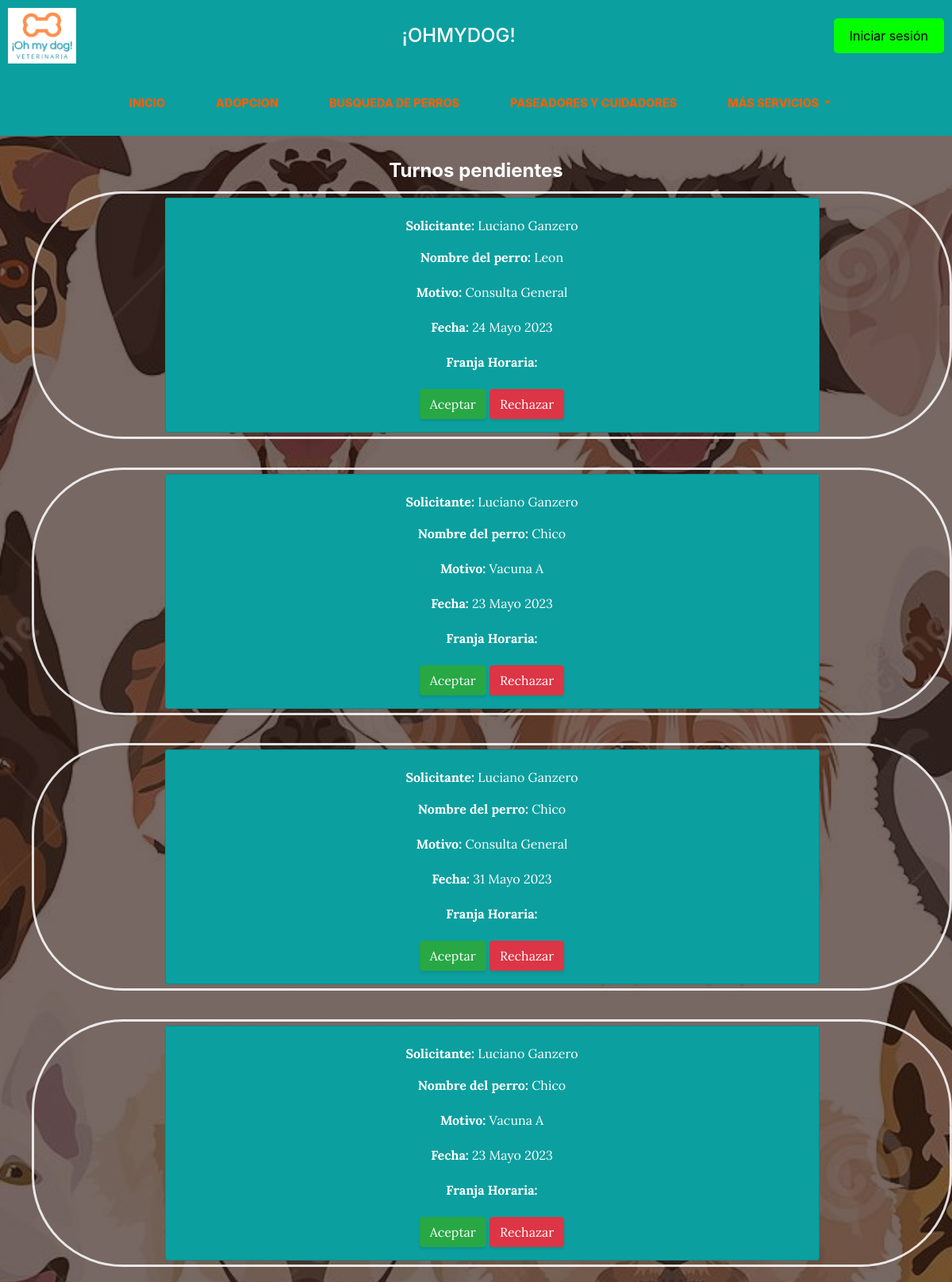
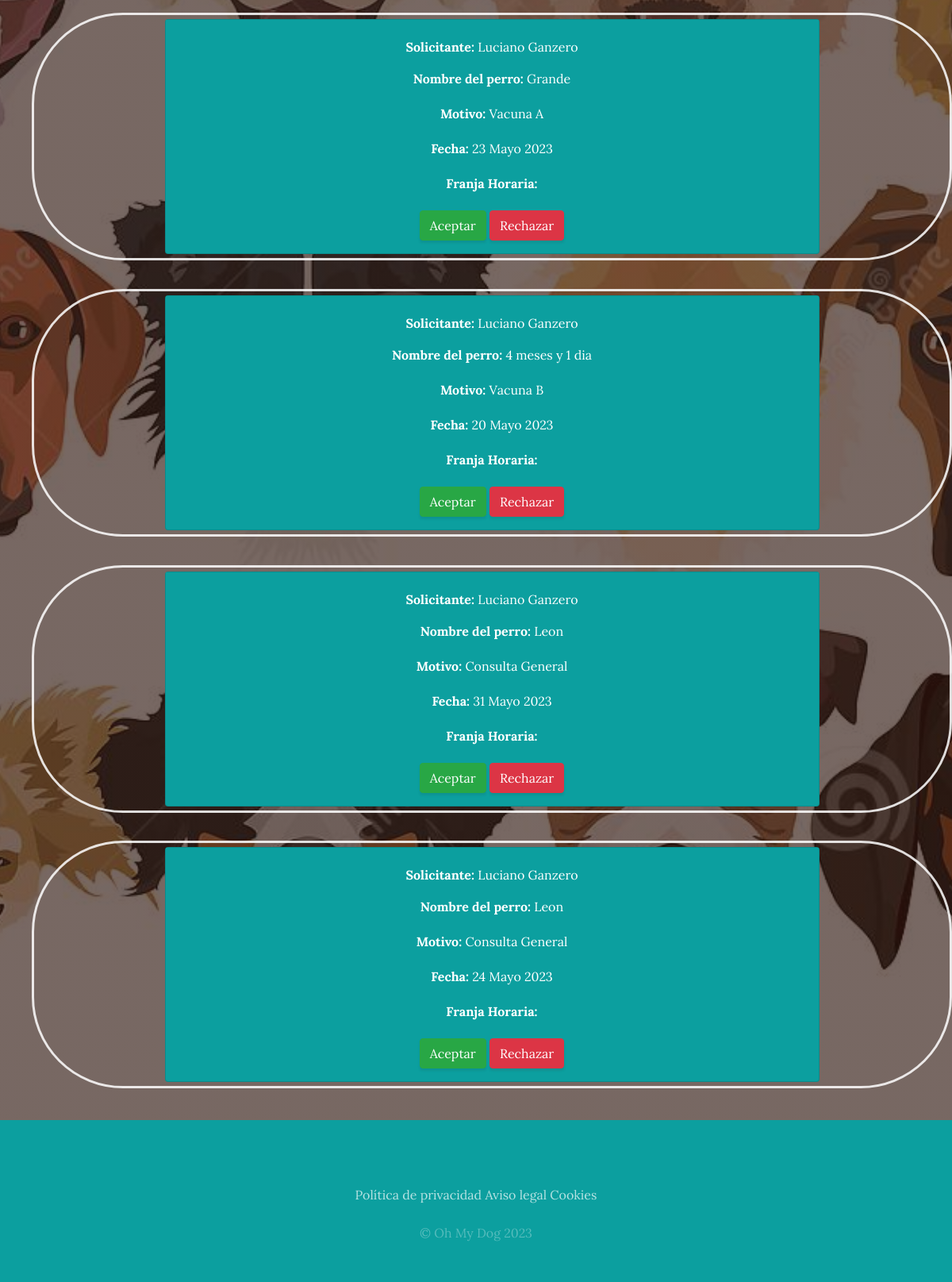
The page /mis_turnos/turnos_pendientes/ on the database its author committed (2 pictures, top to bottom).
### turnos/models.py (models this page shows)
class Turno(models.Model):
    motivos = (
        ('0','Consulta General'),
        ('1', 'Vacuna A'),
        ('2', 'Vacuna B'),
        ('3', 'Desparasitacion'),
        ('4', 'Urgencia Intermedia'),
        ('5','Castracion'),
    )
    franja = (
        ('0','Mañana'),
        ('1','Tarde'),
    )
    estados=(
        ('0','Pendiente'),
        ('1','Aceptado'),
        ('2','Rechazado'),
        ('3','Cancelado'),
        ('4','Cerrado'),
    )
    dueño=models.ForeignKey(User, on_delete=models.CASCADE)
    mascota=models.ForeignKey(Mascota, on_delete=models.CASCADE)#no deberia ser una mascota de las q tiene registrada?
    motivo=models.CharField('Motivo',max_length=1,choices=motivos)
    franjaHoraria=models.CharField('Franja horaria',max_length=1,choices=franja)
    fecha=models.DateField()
    estado=models.CharField('Estado',max_length=1,choices=estados)
    created=models.DateTimeField(auto_now_add=True)
    updated=models.DateTimeField(auto_now_add=True)
    id = models.AutoField(primary_key=True)
    class Meta:
        verbose_name='turno'
        verbose_name_plural='turnos'

### autenticacion/models.py (models this page shows, shortened)
class Cuenta(AbstractBaseUser):
    email = models.EmailField(verbose_name="email",max_length=60,unique=True)
    dni = models.CharField(verbose_name="DNI",max_length=10)
    numero = models.CharField(verbose_name="numero",max_length=10)
    nombre = models.CharField(verbose_name="nombre",max_length=40)
    edad = models.IntegerField(verbose_name="edad", null=True)
    date_joined = models.DateTimeField(verbose_name="date_joined",auto_now_add=True)
    last_login = models.DateTimeField(verbose_name="last_login",auto_now_add=True)
    is_admin = models.BooleanField(default=False)
    is_staff = models.BooleanField(default=False)
    is_active = models.BooleanField(default=True)
    is_superuser = models.BooleanField(default=False)
    objects = AdministradorDeCuenta()
    USERNAME_FIELD = 'email'

### mascotas/models.py (models this page shows, shortened)
class Mascota(models.Model): #va con mayus. Mascota. xD
    sexo_choices=[
        ('0','Hembra'),
        ('1','Macho'),
        ('2','Ns/Nc'),
    ]
    razas_choices = convertir_queryset(Raza.objects.all())
    nombre=models.CharField(max_length=50)
    dueño=models.ForeignKey(get_user_model(), on_delete=models.CASCADE, null=True) #tuve que sacar el User xq es el modelo predeterminado de python. Nosotros usamos el custom.
    raza=models.CharField('Raza', max_length=1, choices=razas_choices)
    fecha_nacimiento=models.DateField()
    sexo=models.CharField('Sexo', max_length=1, choices=sexo_choices)
    observaciones=models.TextField(blank=True, null=True)
    created=models.DateTimeField(auto_now_add=True)
    updated=models.DateTimeField(auto_now_add=True)
    class Meta:
        verbose_name='mascota'
        verbose_name_plural='mascotas'

### turnos/views.py (the view)
# urls.py: path('turnos_pendientes/', views.ver_turnos_pendientes, name="turnos_pendientes"),
def ver_turnos_pendientes(request):
    turnos_pendientes=Turno.objects.filter(estado='Pendiente')
    return render(request, 'turnos/turnospendientes.html', {'turnos':turnos_pendientes})

### turnos/templates/turnos/turnospendientes.html (shortened to what this page needs)
{% extends "ohmydogapp/base.html" %}
{% load crispy_forms_tags %}
{% load static %}
{% block content %}
    <h1 style="color: white; margin: auto; margin-top: 30px; text-align: center;"><strong>Turnos pendientes</strong></h1>
    {% if turnos %}
    <ul>
        {% for turno in turnos %}
        <div class="tarjeta-carac" style="width: 100%;">
        <div class="container">
            <div class="row">
            <div class="col-xl-9 mx-auto">
                <div class="cta-inner text-center rounded">
                <div class="card" style="background-color: rgba(12, 159, 159);">
                    <div class="card-body " style="text-align: center; background-color: rgba(12, 159, 159);" >
                    <p class="card-title"style="color: white; "><strong> Solicitante:</strong> {{turno.dueño.nombre}}</p>
                    <p class="card-text" style="color: white;"><strong> Nombre del perro:</strong> {{turno.mascota.nombre}}</p>
                    <p class="card-text"style="color: white;"><strong> Motivo:</strong> {{turno.get_motivo_display}}</p>
                    <p class="card-text"style="color: white;"><strong> Fecha:</strong> {{turno.fecha}}</p>
                    <p class="card-text"style="color: white;"><strong> Franja Horaria:</strong> {{turno.get_franjaHoraria_display}}</p>
                    </div>
                    <div>
                        <a href="{% url 'aceptar_turno' pk=turno.id %}" class="btn btn-success">Aceptar</a>
                        <a href="#" class="btn btn-danger">Rechazar</a>
                    </div>
                    <div >
                    </div>
                </div>
                </div>
            </div>
            </div>
        </div>
        </div>
        <div>
        </div>
        {% endfor %}
        </ul>
        {% endif %}
{% endblock %}

### ohmydogapp/templates/ohmydogapp/base.html (shortened to what this page needs)
<html>
  <head>
    {% load static %}
    <link rel="stylesheet" href="{% static 'css/bootstrap.min.css' %}">
    <link href="{% static 'ohmydogapp/vendor/bootstrap/css/bootstrap.min.css' %}" rel="stylesheet">
    <link href="{% static 'ohmydogapp/css/gestion.css'%}" rel="stylesheet">
</head>
<body>
  <div class="nav-grande">
    <div class="barra-superior">
      <a href="{% url 'home' %}">
        <img src="{% static 'ohmydogapp/img/logo.jpeg' %}" alt="" class="logo" >
      </a>
      <div>
        <h1>¡OHMYDOG!</h1>
      </div>
      {% load static %}
        <div class="botones-barra-superior">
        {% if not request.user.is_authenticated %}
          <a href="{% url 'loguear' %}" class="boton-iniciar-sesion">Iniciar sesión</a>
        {%  endif %}
      </div>
    </div>
  </div>
 <nav class="navbar navbar-expand-lg navbar-dark py-lg-4" id="mainNav">
    <div class="container">
      <div class="collapse navbar-collapse" id="navbarResponsive">
        <ul class="navbar-nav mx-auto">
          <li class="nav-item {% if request.path == '/' %}active{% endif %} px-lg-4">
            <a class="nav-link text-uppercase text-expanded" href="{% url 'home' %}">Inicio</a>
          </li>
          <li class="nav-item {% if request.path == '/adopcion/' %}active{% endif %} px-lg-4">
            <a class="nav-link text-uppercase text-expanded" href="{% url 'adopcion' %}">Adopcion</a>
          </li>
          <li class="nav-item {% if request.path == '/perdidaBusqueda/' %}active{% endif %} px-lg-4">
            <a class="nav-link text-uppercase text-expanded" href="#">Busqueda de perros</a>
          </li>
          <li class="nav-item {% if request.path == '/contactoPaseadoresCuidadores/' %}active{% endif %} px-lg-4">
            <a class="nav-link text-uppercase text-expanded" href="#">Paseadores y cuidadores</a>
          </li>
          <li class="nav-item dropdown px-lg-4">
            <a class="nav-link dropdown-toggle" href="#" id="navbarDropdownServicios" role="button" data-toggle="dropdown" aria-haspopup="true" aria-expanded="false">
            </a>
          </li>
        </ul>
      </div>
    </div>
  </nav>
    {% block content %}
    {% endblock %}
   <footer class="footer text-faded text-center py-5">
    <div class="container">
      <p class="m-0 mbt">
          <a href="#" class="link">Política de privacidad<a>
          <a href="#" class="link">Aviso legal</a>
          <a href="#" class="link">Cookies</a>
      </p>
      <p class="m-0 mbt1">&copy; Oh My Dog 2023</p>
    </div>
  </footer>
</body>
</html>

### ohmydogapp/static/ohmydogapp/css/gestion.css (style rules this page uses)
body { font-family: 'Lora'; background: linear-gradient(rgba(47, 23, 15, 0.65), rgba(47, 23, 15, 0.65)), url("../img/fondo.jpg"); background-attachment: fixed; background-position: center; background-size: cover; }
h1, h2, h3, h4, h5, h6 { font-family: 'Raleway'; }
p { line-height: 1.75; }
.text-faded { color: rgba(255, 255, 255, 0.3); }
#mainNav { background-color: rgb(12, 159, 159); font-family: 'Raleway'; line-height: 1.15; font-family: Nunito,-apple-system,BlinkMacSystemFont,avenir next,avenir,helvetica neue,helvetica,ubuntu,roboto,noto,segoe ui,arial,sans-serif; }
#mainNav .navbar-nav .nav-item .nav-link { color: rgb(255, 94, 0); font-weight: 800; }
@media (min-width: 992px) { #mainNav .navbar-nav .nav-item .nav-link { font-size: 0.9rem; } }
.footer { background-color: rgba(12, 159, 159); }
.btn { box-shadow: 0px 3px 3px 0px rgba(33, 37, 41, 0.1); }
.mbt { padding-top: 2rem; }
.mbt1 { padding-top: 1.25rem; }
a.link { color: rgba(255, 255, 255, 0.7); }
.nav-grande { display: flex; align-items: center; height: 90px; background-color: rgb(12, 159, 159); }
.barra-superior { display: flex; justify-content: space-between; align-items: center; width: 100%; padding: 10px; color: #fff; }
.boton-iniciar-sesion, .boton-veterinaria-turnos, .boton-cerrar-sesion { display: inline-block; padding: 10px 20px; color: rgb(0, 0, 0); border-radius: 5px; text-decoration: none; font-family: 'Raleway'; font-family: Nunito,-apple-system,BlinkMacSystemFont,avenir next,avenir,helvetica neue,helvetica,ubuntu,roboto,noto,segoe ui,arial,sans-serif; }
.boton-iniciar-sesion { margin-left: 10px; background-color: rgb(4, 255, 0); }
h1 { margin: 0; font-size: 24px; font-family: 'Raleway'; font-family: Nunito,-apple-system,BlinkMacSystemFont,avenir next,avenir,helvetica neue,helvetica,ubuntu,roboto,noto,segoe ui,arial,sans-serif; }
.logo { height: 70px; margin-right: 20px; }
.tarjeta-carac { position: relative; margin: auto; color: rgb(0, 0, 0); padding: 5px; border: 0.2rem solid rgba(255, 255, 255, 0.85); border-radius: 115px; width: 50%; margin-top: 1%; }

### rows shown on the page
Turno: dueño.nombre "Luciano Ganzero", mascota.nombre "Leon", motivo "Consulta General", fecha "24 Mayo 2023"
Turno: dueño.nombre "Luciano Ganzero", mascota.nombre "Chico", motivo "Vacuna A", fecha "23 Mayo 2023"
Turno: dueño.nombre "Luciano Ganzero", mascota.nombre "Chico", motivo "Consulta General", fecha "31 Mayo 2023"
Turno: dueño.nombre "Luciano Ganzero", mascota.nombre "Chico", motivo "Vacuna A", fecha "23 Mayo 2023"
Turno: dueño.nombre "Luciano Ganzero", mascota.nombre "Grande", motivo "Vacuna A", fecha "23 Mayo 2023"
Turno: dueño.nombre "Luciano Ganzero", mascota.nombre "4 meses y 1 dia", motivo "Vacuna B", fecha "20 Mayo 2023"
Turno: dueño.nombre "Luciano Ganzero", mascota.nombre "Leon", motivo "Consulta General", fecha "31 Mayo 2023"
Turno: dueño.nombre "Luciano Ganzero", mascota.nombre "Leon", motivo "Consulta General", fecha "24 Mayo 2023"
